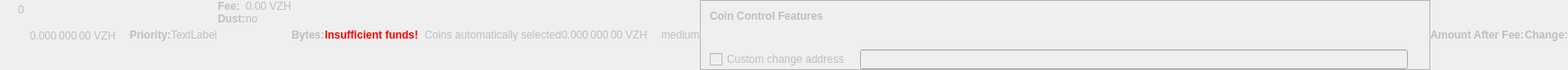
    <widget class="QWidget" name="dummyHideWidget" native="true">
     <property name="enabled">
      <bool>false</bool>
     </property>
     <property name="maximumSize">
      <size>
       <width>100</width>
       <height>22</height>
      </size>
     </property>
     <layout class="QHBoxLayout" name="dummyHideLayout">
      <property name="spacing">
       <number>0</number>
      </property>
      <property name="leftMargin">
       <number>0</number>
      </property>
      <property name="topMargin">
       <number>0</number>
      </property>
      <property name="rightMargin">
       <number>0</number>
      </property>
      <property name="bottomMargin">
       <number>0</number>
      </property>
      <item>
       <layout class="QFormLayout" name="formLayoutCoinControl1">
        <property name="horizontalSpacing">
         <number>10</number>
        </property>
        <property name="verticalSpacing">
         <number>14</number>
        </property>
        <property name="leftMargin">
         <number>10</number>
        </property>
        <property name="topMargin">
         <number>4</number>
        </property>
        <property name="rightMargin">
         <number>6</number>
        </property>
        <item row="0" column="1">
         <widget class="QLabel" name="labelCoinControlBytes">
          <property name="cursor">
           <cursorShape>IBeamCursor</cursorShape>
          </property>
          <property name="contextMenuPolicy">
           <enum>Qt::ActionsContextMenu</enum>
          </property>
          <property name="text">
           <string notr="true">0</string>
          </property>
          <property name="textInteractionFlags">
           <set>Qt::LinksAccessibleByMouse|Qt::TextSelectableByKeyboard|Qt::TextSelectableByMouse</set>
          </property>
         </widget>
        </item>
       </layout>
      </item>
      <item>
       <widget class="QLabel" name="labelCoinControlAfterFee">
        <property name="enabled">
         <bool>false</bool>
        </property>
        <property name="sizePolicy">
         <sizepolicy hsizetype="Fixed" vsizetype="Fixed">
          <horstretch>0</horstretch>
          <verstretch>0</verstretch>
         </sizepolicy>
        </property>
        <property name="minimumSize">
         <size>
          <width>111</width>
          <height>12</height>
         </size>
        </property>
        <property name="maximumSize">
         <size>
          <width>111</width>
          <height>12</height>
         </size>
        </property>
        <property name="cursor">
         <cursorShape>IBeamCursor</cursorShape>
        </property>
        <property name="contextMenuPolicy">
         <enum>Qt::ActionsContextMenu</enum>
        </property>
        <property name="text">
         <string notr="true">0.000 000 00 VZH</string>
        </property>
        <property name="textInteractionFlags">
         <set>Qt::LinksAccessibleByMouse|Qt::TextSelectableByKeyboard|Qt::TextSelectableByMouse</set>
        </property>
       </widget>
      </item>
      <item>
       <widget class="QLabel" name="labelCoinControlPriorityText">
        <property name="enabled">
         <bool>false</bool>
        </property>
        <property name="font">
         <font>
          <weight>75</weight>
          <bold>true</bold>
         </font>
        </property>
        <property name="text">
         <string>Priority:</string>
        </property>
       </widget>
      </item>
      <item>
       <layout class="QHBoxLayout" name="horizontalLayout">
        <item>
         <widget class="QLabel" name="WarningLabel">
          <property name="text">
           <string>TextLabel</string>
          </property>
         </widget>
        </item>
       </layout>
      </item>
      <item>
       <layout class="QFormLayout" name="formLayoutCoinControl3">
        <property name="horizontalSpacing">
         <number>0</number>
        </property>
        <property name="verticalSpacing">
         <number>0</number>
        </property>
        <property name="leftMargin">
         <number>0</number>
        </property>
        <property name="topMargin">
         <number>0</number>
        </property>
        <property name="rightMargin">
         <number>0</number>
        </property>
        <item row="0" column="0">
         <widget class="QLabel" name="labelCoinControlFeeText">
          <property name="enabled">
           <bool>false</bool>
          </property>
          <property name="font">
           <font>
            <weight>75</weight>
            <bold>true</bold>
           </font>
          </property>
          <property name="text">
           <string>Fee:</string>
          </property>
          <property name="margin">
           <number>0</number>
          </property>
         </widget>
        </item>
        <item row="0" column="1">
         <widget class="QLabel" name="labelCoinControlFee">
          <property name="enabled">
           <bool>false</bool>
          </property>
          <property name="cursor">
           <cursorShape>IBeamCursor</cursorShape>
          </property>
          <property name="contextMenuPolicy">
           <enum>Qt::ActionsContextMenu</enum>
          </property>
          <property name="text">
           <string notr="true">0.00 VZH</string>
          </property>
          <property name="textInteractionFlags">
           <set>Qt::LinksAccessibleByMouse|Qt::TextSelectableByKeyboard|Qt::TextSelectableByMouse</set>
          </property>
         </widget>
        </item>
        <item row="1" column="0">
         <widget class="QLabel" name="labelCoinControlLowOutputText">
          <property name="enabled">
           <bool>false</bool>
          </property>
          <property name="font">
           <font>
            <weight>75</weight>
            <bold>true</bold>
           </font>
          </property>
          <property name="text">
           <string>Dust:</string>
          </property>
         </widget>
        </item>
        <item row="1" column="1">
         <widget class="QLabel" name="labelCoinControlLowOutput">
          <property name="enabled">
           <bool>false</bool>
          </property>
          <property name="cursor">
           <cursorShape>IBeamCursor</cursorShape>
          </property>
          <property name="contextMenuPolicy">
           <enum>Qt::ActionsContextMenu</enum>
          </property>
          <property name="text">
           <string>no</string>
          </property>
          <property name="textInteractionFlags">
           <set>Qt::LinksAccessibleByMouse|Qt::TextSelectableByKeyboard|Qt::TextSelectableByMouse</set>
          </property>
         </widget>
        </item>
       </layout>
      </item>
      <item>
       <widget class="QLabel" name="labelCoinControlBytesText">
        <property name="enabled">
         <bool>false</bool>
        </property>
        <property name="font">
         <font>
          <weight>75</weight>
          <bold>true</bold>
         </font>
        </property>
        <property name="text">
         <string>Bytes:</string>
        </property>
       </widget>
      </item>
      <item>
       <layout class="QFormLayout" name="formLayoutCoinControl2">
        <property name="horizontalSpacing">
         <number>0</number>
        </property>
        <property name="verticalSpacing">
         <number>0</number>
        </property>
        <property name="leftMargin">
         <number>0</number>
        </property>
        <property name="topMargin">
         <number>0</number>
        </property>
        <property name="rightMargin">
         <number>0</number>
        </property>
       </layout>
      </item>
      <item>
       <layout class="QHBoxLayout" name="horizontalLayoutCoinControl2">
        <property name="spacing">
         <number>0</number>
        </property>
        <property name="bottomMargin">
         <number>0</number>
        </property>
       </layout>
      </item>
      <item>
       <widget class="QLabel" name="labelCoinControlInsuffFunds">
        <property name="enabled">
         <bool>false</bool>
        </property>
        <property name="minimumSize">
         <size>
          <width>0</width>
          <height>0</height>
         </size>
        </property>
        <property name="font">
         <font>
          <weight>75</weight>
          <bold>true</bold>
         </font>
        </property>
        <property name="styleSheet">
         <string notr="true">color:red;font-weight:bold;</string>
        </property>
        <property name="text">
         <string>Insufficient funds!</string>
        </property>
        <property name="margin">
         <number>5</number>
        </property>
       </widget>
      </item>
      <item>
       <layout class="QFormLayout" name="formLayoutCoinControl4">
        <property name="horizontalSpacing">
         <number>0</number>
        </property>
        <property name="verticalSpacing">
         <number>0</number>
        </property>
        <property name="leftMargin">
         <number>0</number>
        </property>
        <property name="topMargin">
         <number>0</number>
        </property>
        <property name="rightMargin">
         <number>0</number>
        </property>
       </layout>
      </item>
      <item>
       <widget class="QLabel" name="labelCoinControlChangeLabel">
        <property name="enabled">
         <bool>false</bool>
        </property>
        <property name="sizePolicy">
         <sizepolicy hsizetype="Preferred" vsizetype="Expanding">
          <horstretch>0</horstretch>
          <verstretch>0</verstretch>
         </sizepolicy>
        </property>
        <property name="minimumSize">
         <size>
          <width>0</width>
          <height>0</height>
         </size>
        </property>
        <property name="text">
         <string/>
        </property>
        <property name="margin">
         <number>3</number>
        </property>
       </widget>
      </item>
      <item>
       <widget class="QLabel" name="labelCoinControlAutomaticallySelected">
        <property name="enabled">
         <bool>false</bool>
        </property>
        <property name="sizePolicy">
         <sizepolicy hsizetype="Fixed" vsizetype="Fixed">
          <horstretch>0</horstretch>
          <verstretch>0</verstretch>
         </sizepolicy>
        </property>
        <property name="minimumSize">
         <size>
          <width>0</width>
          <height>0</height>
         </size>
        </property>
        <property name="maximumSize">
         <size>
          <width>240</width>
          <height>16777215</height>
         </size>
        </property>
        <property name="text">
         <string>Coins automatically selected</string>
        </property>
        <property name="margin">
         <number>5</number>
        </property>
       </widget>
      </item>
      <item>
       <widget class="QLabel" name="labelCoinControlChange">
        <property name="enabled">
         <bool>false</bool>
        </property>
        <property name="sizePolicy">
         <sizepolicy hsizetype="Fixed" vsizetype="Fixed">
          <horstretch>0</horstretch>
          <verstretch>0</verstretch>
         </sizepolicy>
        </property>
        <property name="minimumSize">
         <size>
          <width>111</width>
          <height>0</height>
         </size>
        </property>
        <property name="maximumSize">
         <size>
          <width>111</width>
          <height>16777215</height>
         </size>
        </property>
        <property name="cursor">
         <cursorShape>IBeamCursor</cursorShape>
        </property>
        <property name="contextMenuPolicy">
         <enum>Qt::ActionsContextMenu</enum>
        </property>
        <property name="text">
         <string notr="true">0.000 000 00 VZH</string>
        </property>
        <property name="textInteractionFlags">
         <set>Qt::LinksAccessibleByMouse|Qt::TextSelectableByKeyboard|Qt::TextSelectableByMouse</set>
        </property>
       </widget>
      </item>
      <item>
       <widget class="QLabel" name="labelCoinControlPriority">
        <property name="enabled">
         <bool>false</bool>
        </property>
        <property name="cursor">
         <cursorShape>IBeamCursor</cursorShape>
        </property>
        <property name="contextMenuPolicy">
         <enum>Qt::ActionsContextMenu</enum>
        </property>
        <property name="text">
         <string>medium</string>
        </property>
        <property name="textInteractionFlags">
         <set>Qt::LinksAccessibleByMouse|Qt::TextSelectableByKeyboard|Qt::TextSelectableByMouse</set>
        </property>
       </widget>
      </item>
      <item>
       <widget class="QFrame" name="frameCoinControl">
        <property name="sizePolicy">
         <sizepolicy hsizetype="Expanding" vsizetype="Expanding">
          <horstretch>0</horstretch>
          <verstretch>0</verstretch>
         </sizepolicy>
        </property>
        <property name="maximumSize">
         <size>
          <width>16777215</width>
          <height>16777215</height>
         </size>
        </property>
        <property name="frameShape">
         <enum>QFrame::StyledPanel</enum>
        </property>
        <property name="frameShadow">
         <enum>QFrame::Sunken</enum>
        </property>
        <layout class="QVBoxLayout" name="verticalLayoutCoinControl2_2">
         <property name="spacing">
          <number>0</number>
         </property>
         <property name="leftMargin">
          <number>0</number>
         </property>
         <property name="topMargin">
          <number>0</number>
         </property>
         <property name="rightMargin">
          <number>0</number>
         </property>
         <property name="bottomMargin">
          <number>0</number>
         </property>
         <item>
          <layout class="QVBoxLayout" name="verticalLayoutCoinControl" stretch="0,0,0,1">
           <property name="spacing">
            <number>0</number>
           </property>
           <property name="leftMargin">
            <number>10</number>
           </property>
           <property name="topMargin">
            <number>10</number>
           </property>
           <item>
            <layout class="QHBoxLayout" name="horizontalLayoutCoinControl1">
             <property name="bottomMargin">
              <number>15</number>
             </property>
             <item>
              <widget class="QLabel" name="labelCoinControlFeatures">
               <property name="enabled">
                <bool>false</bool>
               </property>
               <property name="sizePolicy">
                <sizepolicy hsizetype="Preferred" vsizetype="Maximum">
                 <horstretch>0</horstretch>
                 <verstretch>0</verstretch>
                </sizepolicy>
               </property>
               <property name="font">
                <font>
                 <weight>75</weight>
                 <bold>true</bold>
                </font>
               </property>
               <property name="styleSheet">
                <string notr="true">font-weight:bold;</string>
               </property>
               <property name="text">
                <string>Coin Control Features</string>
               </property>
              </widget>
             </item>
            </layout>
           </item>
           <item>
            <widget class="QWidget" name="widgetCoinControl" native="true">
             <property name="sizePolicy">
              <sizepolicy hsizetype="Preferred" vsizetype="Preferred">
               <horstretch>0</horstretch>
               <verstretch>0</verstretch>
              </sizepolicy>
             </property>
             <property name="minimumSize">
              <size>
               <width>0</width>
               <height>0</height>
              </size>
             </property>
             <property name="styleSheet">
              <string notr="true"/>
             </property>
             <layout class="QHBoxLayout" name="horizontalLayoutCoinControl5_2">
              <property name="leftMargin">
               <number>0</number>
              </property>
              <property name="topMargin">
               <number>0</number>
              </property>
              <property name="rightMargin">
               <number>0</number>
              </property>
              <property name="bottomMargin">
               <number>0</number>
              </property>
              <item>
               <layout class="QHBoxLayout" name="horizontalLayoutCoinControl3">
                <property name="spacing">
                 <number>20</number>
                </property>
                <property name="topMargin">
                 <number>0</number>
                </property>
                <property name="bottomMargin">
                 <number>10</number>
                </property>
               </layout>
              </item>
             </layout>
            </widget>
           </item>
           <item>
            <layout class="QHBoxLayout" name="horizontalLayoutCoinControl4" stretch="0,0,0">
             <property name="spacing">
              <number>12</number>
             </property>
             <property name="sizeConstraint">
              <enum>QLayout::SetDefaultConstraint</enum>
             </property>
             <property name="topMargin">
              <number>5</number>
             </property>
             <property name="rightMargin">
              <number>5</number>
             </property>
             <item>
              <widget class="QCheckBox" name="checkBoxCoinControlChange">
               <property name="enabled">
                <bool>false</bool>
               </property>
               <property name="toolTip">
                <string>If this is activated, but the change address is empty or invalid, change will be sent to a newly generated address.</string>
               </property>
               <property name="text">
                <string>Custom change address</string>
               </property>
              </widget>
             </item>
             <item>
              <widget class="QValidatedLineEdit" name="lineEditCoinControlChange">
               <property name="enabled">
                <bool>false</bool>
               </property>
               <property name="sizePolicy">
                <sizepolicy hsizetype="Expanding" vsizetype="Fixed">
                 <horstretch>0</horstretch>
                 <verstretch>0</verstretch>
                </sizepolicy>
               </property>
              </widget>
             </item>
             <item>
              <widget class="QLabel" name="labelCoinControlChangeLabel_2">
               <property name="sizePolicy">
                <sizepolicy hsizetype="Preferred" vsizetype="Expanding">
                 <horstretch>0</horstretch>
                 <verstretch>0</verstretch>
                </sizepolicy>
               </property>
               <property name="minimumSize">
                <size>
                 <width>0</width>
                 <height>0</height>
                </size>
               </property>
               <property name="text">
                <string/>
               </property>
               <property name="margin">
                <number>3</number>
               </property>
              </widget>
             </item>
            </layout>
           </item>
           <item>
            <spacer name="verticalSpacerCoinControl">
             <property name="orientation">
              <enum>Qt::Vertical</enum>
             </property>
             <property name="sizeHint" stdset="0">
              <size>
               <width>800</width>
               <height>1</height>
              </size>
             </property>
            </spacer>
           </item>
          </layout>
         </item>
        </layout>
       </widget>
      </item>
      <item>
       <widget class="QLabel" name="labelCoinControlAfterFeeText">
        <property name="enabled">
         <bool>false</bool>
        </property>
        <property name="minimumSize">
         <size>
          <width>0</width>
          <height>0</height>
         </size>
        </property>
        <property name="maximumSize">
         <size>
          <width>16777215</width>
          <height>16777215</height>
         </size>
        </property>
        <property name="font">
         <font>
          <weight>75</weight>
          <bold>true</bold>
         </font>
        </property>
        <property name="text">
         <string>Amount After Fee:</string>
        </property>
        <property name="alignment">
         <set>Qt::AlignLeading|Qt::AlignLeft|Qt::AlignVCenter</set>
        </property>
        <property name="margin">
         <number>0</number>
        </property>
       </widget>
      </item>
      <item>
       <widget class="QLabel" name="labelCoinControlChangeText">
        <property name="enabled">
         <bool>false</bool>
        </property>
        <property name="sizePolicy">
         <sizepolicy hsizetype="Preferred" vsizetype="Preferred">
          <horstretch>0</horstretch>
          <verstretch>0</verstretch>
         </sizepolicy>
        </property>
        <property name="minimumSize">
         <size>
          <width>0</width>
          <height>0</height>
         </size>
        </property>
        <property name="maximumSize">
         <size>
          <width>16777215</width>
          <height>16777215</height>
         </size>
        </property>
        <property name="font">
         <font>
          <weight>75</weight>
          <bold>true</bold>
         </font>
        </property>
        <property name="text">
         <string>Change:</string>
        </property>
        <property name="alignment">
         <set>Qt::AlignLeading|Qt::AlignLeft|Qt::AlignVCenter</set>
        </property>
       </widget>
      </item>
     </layout>
    </widget>
